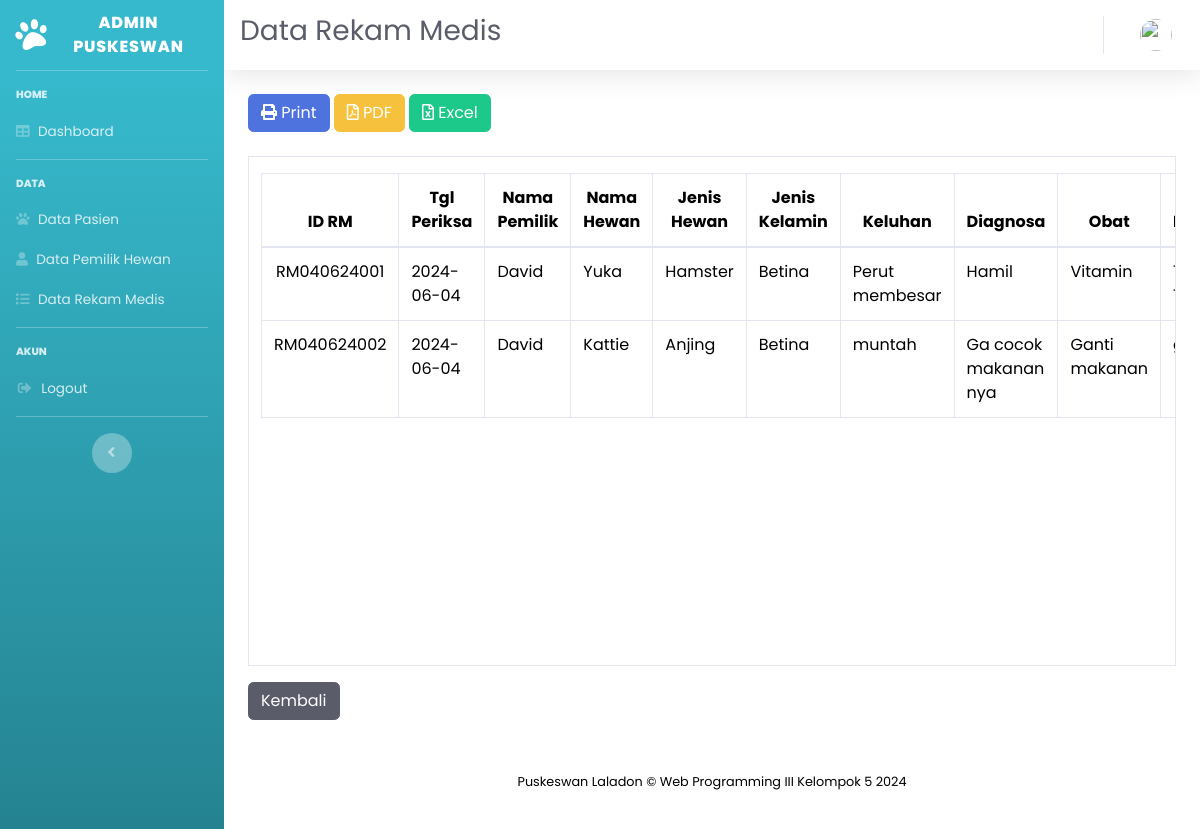
/index.php/admin/dataRM, run on the app's committed database.
### tables this page shows
CREATE TABLE `rekam_medis` (
  `id_rm` char(11) NOT NULL,
  `id_user` varchar(4) NOT NULL,
  `id_hewan` varchar(4) NOT NULL,
  `tgl_sekarang` date NOT NULL,
  `keluhan` varchar(256) NOT NULL,
  `status` varchar(20) NOT NULL
);

CREATE TABLE `user` (
  `id_user` char(4) NOT NULL,
  `nama` varchar(128) NOT NULL,
  `nik` varchar(20) NOT NULL,
  `alamat` text NOT NULL,
  `email` varchar(150) NOT NULL,
  `no_telp` varchar(15) NOT NULL,
  `password` varchar(256) NOT NULL,
  `image` varchar(128) NOT NULL
);

CREATE TABLE `pasien` (
  `id_hewan` char(4) NOT NULL,
  `id_user` char(4) NOT NULL,
  `nama_hewan` varchar(128) NOT NULL,
  `jns_hewan` varchar(128) NOT NULL,
  `jns_klmn` varchar(11) NOT NULL
);

CREATE TABLE `detail_rm` (
  `id_rm` char(11) NOT NULL,
  `diagnosa` varchar(256) NOT NULL,
  `obat` varchar(256) NOT NULL,
  `dosis` varchar(256) NOT NULL,
  `status` varchar(20) NOT NULL
);

### application/controllers/Admin.php (called while the page is built, shortened)
<?php
class Admin extends CI_Controller
{
    public function __construct()
    {
        $this->load->library('form_validation');
        $this->load->model('ModelAdmin');
    }
    public function dataRM()
    {
        $data['judul'] = 'Data Rekam Medis';
        $data['admin'] = $this->ModelAdmin->cekData(['username' => $this->session->userdata('username')])->row_array();
        $data['rekam'] = $this->ModelRekamMedis->tampil_data_detail_rm()->result_array();
        $this->load->view('temp/header', $data);
        $this->load->view('temp/sidebar_admin', $data);
        $this->load->view('temp/topbar-admin', $data);
        $this->load->view('admin/data-rekam-medis', $data);
        $this->load->view('temp/footer');
    }
}

### index.php (called while the page is built, shortened)
<?php
require_once BASEPATH.'core/CodeIgniter.php';

### application/models/ModelRekamMedis.php (called while the page is built, shortened)
<?php
class ModelRekamMedis extends CI_Model
{
    public function tampil_data_detail_rm()
    {
        $query = $this->db->query("select rekam_medis.*,
            user.nama,
            pasien.id_hewan,
            pasien.nama_hewan,
            pasien.jns_hewan,
            pasien.jns_klmn,
            detail_rm.diagnosa,
            detail_rm.obat,
            detail_rm.dosis
            from rekam_medis
            inner join user on rekam_medis.id_user=user.id_user
            inner join pasien on rekam_medis.id_hewan=pasien.id_hewan
            INNER JOIN detail_rm ON rekam_medis.id_rm = detail_rm.id_rm");
        return $query;
    }
}

### application/views/admin/data-rekam-medis.php (the view, shortened to what this page needs)
<div class="container-fluid">
    <div class="row">
        <div class="col-lg-12">
            <a href="<?= base_url('laporan/cetak_laporan_rm'); ?>" class="btn btn-primary mb-3"><i class="fas fa-print"></i> Print</a>
            <a href="<?= base_url('laporan/pdf_laporan_rm'); ?>" class="btn btn-warning mb-3"><i class="far fa-file-pdf"></i> PDF</a>
            <a href="<?= base_url('laporan/excel_laporan_rm'); ?>" class="btn btn-success mb-3"><i class="far fa-file-excel"></i> Excel</a>
            <div class="table-responsive table-bordered col-12 mt-2" style="height: 510px;">
                <table class="table mt-3">
                    <thead>
                        <tr class="text-center">
                            <th scope="col">ID RM</th>
                            <th scope="col">Tgl Periksa</th>
                            <th scope="col">Nama Pemilik</th>
                            <th scope="col">Nama Hewan</th>
                            <th scope="col">Jenis Hewan</th>
                            <th scope="col">Jenis Kelamin</th>
                            <th scope="col">Keluhan</th>
                            <th scope="col">Diagnosa</th>
                            <th scope="col">Obat</th>
                            <th scope="col">Dosis</th>
                        </tr>
                    </thead>
                    <tbody>
                        <?php
                        $no = 1;
                        foreach ($rekam as $r) { ?>
                            <tr>
                                <td class="text-center"><?= $r['id_rm']; ?></td>
                                <td><?= $r['tgl_sekarang']; ?></td>
                                <td><?= $r['nama']; ?></td>
                                <td><?= $r['nama_hewan']; ?></td>
                                <td><?= $r['jns_hewan']; ?></td>
                                <td><?= $r['jns_klmn']; ?></td>
                                <td><?= $r['keluhan']; ?></td>
                                <td><?= $r['diagnosa']; ?></td>
                                <td><?= $r['obat']; ?></td>
                                <td><?= $r['dosis']; ?></td>
                            </tr>
                        <?php $no++;} ?>
                    </tbody>
                </table>
            </div>
            <div class="form-group">
                <a href="<?= base_url('user/index') ?>">
                    <button type=button class="btn btn-dark"> Kembali</button>
                </a>
            </div>
        </div>
    </div>
</div>
</div>

### asset/css/style.css (style rules this page uses)
* { margin: 0; padding: 0; box-sizing: border-box; font-family: "poppins", sans-serif; }
body { min-height: 100vh; display: flex; align-items: center; justify-content: center; }

### data on the page
rekam_medis: id_rm "RM040624001", tgl_sekarang "2024-06-04", id_user.nama "David", id_hewan.nama_hewan "Yuka", id_hewan.jns_hewan "Hamster", id_hewan.jns_klmn "Betina", keluhan "Perut membesar", detail_rm.diagnosa "Hamil", detail_rm.obat "Vitamin"
rekam_medis: id_rm "RM040624002", tgl_sekarang "2024-06-04", id_user.nama "David", id_hewan.nama_hewan "Kattie", id_hewan.jns_hewan "Anjing", id_hewan.jns_klmn "Betina", keluhan "muntah", detail_rm.diagnosa "Ga cocok makanan nya", detail_rm.obat "Ganti makanan"

### other printed values
$judul "Data Rekam Medis"
